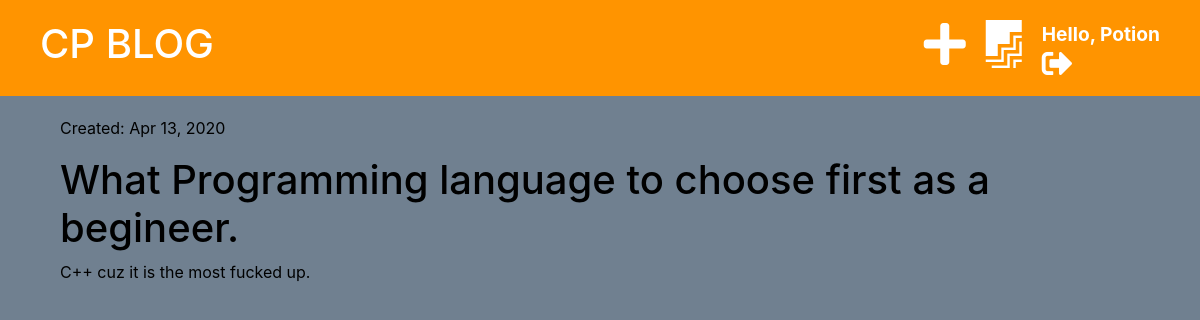
Page /drafts/ (signed in) on the earlier database version.
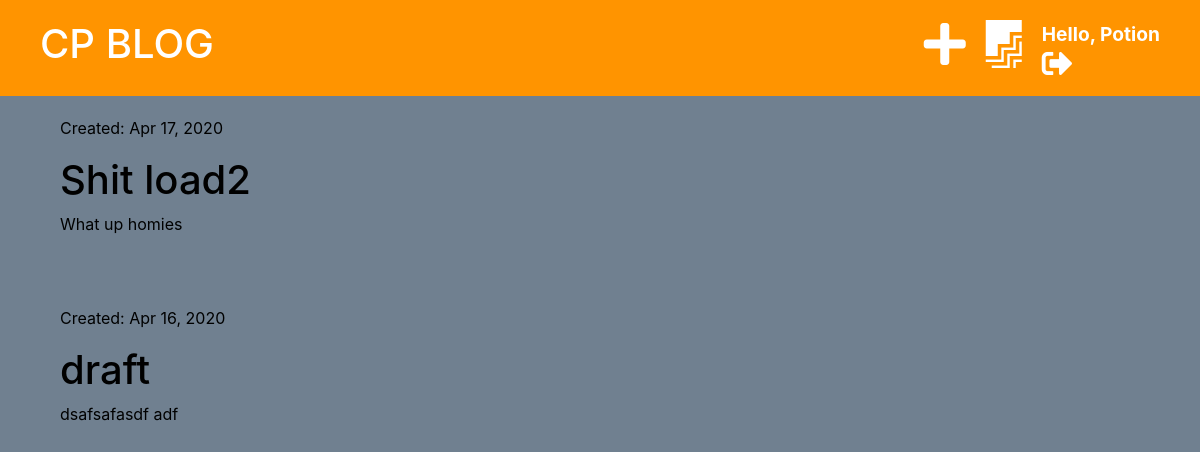
Same page on the later database version.
### blog/models.py (models this page shows, shortened)
class Post(models.Model):
    author = models.ForeignKey('auth.User', on_delete=models.CASCADE)
    title = models.CharField(max_length=255)
    text = models.TextField()
    created_date = models.DateTimeField(default=timezone.now)
    published_date = models.DateTimeField(blank=True, null=True)

### blog/views.py (the view)
# urls.py: path('drafts/', views.post_draft_view, name='post_draft_list'),
@login_required
def post_draft_view(request):
    posts = Post.objects.filter(published_date__isnull=True).order_by('-created_date')
    stuff_for_frontend = {'posts': posts}
    return render(request, 'blog/post_draft_list.html', stuff_for_frontend)

### blog/templates/blog/post_draft_list.html (shortened to what this page needs)
{%  extends 'blog/base.html' %}
{% block content %}
{% for post in posts %}
    <div class="post">
        <div class="date">
            <p>Created: {{ post.created_date|date:'M d, Y' }}</p>
        </div>
        <h1>
            <a href="{% url 'blog:post_detail' pk=post.pk %}">{{ post.title }}
            </a>
        </h1>
        <p>{{ post.text|truncatechars:50 }}</p>
    </div>
{% endfor %}
{% endblock %}

Differences in the rows shown:
no longer on this page (row edited): Post: created_date "Apr 13, 2020", title "What Programming language to choose first as a begineer.", text "C++ cuz it is the most fucked up."
added Post: created_date "Apr 17, 2020", title "Shit load2", text "What up homies"
added Post: created_date "Apr 16, 2020", title "draft", text "dsafsafasdf adf"
